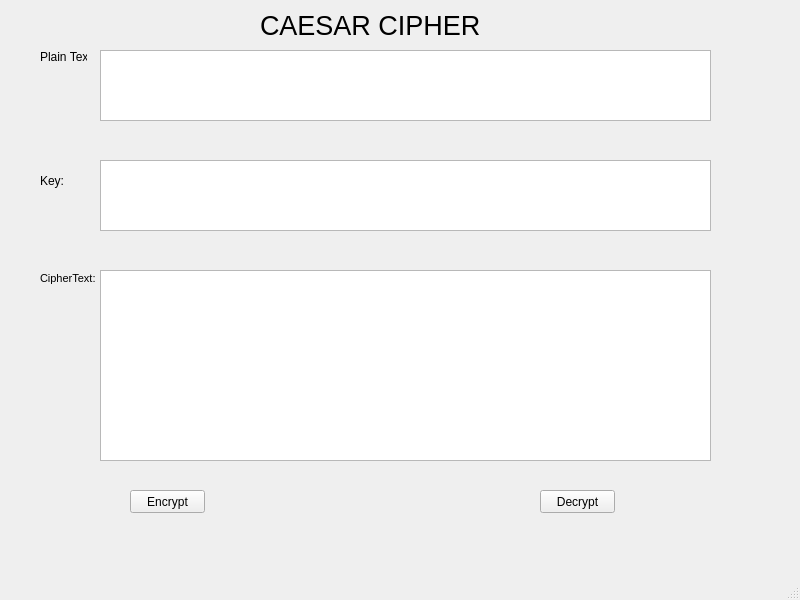
<?xml version="1.0" encoding="UTF-8"?>
<ui version="4.0">
 <class>MainWindow</class>
 <widget class="QMainWindow" name="MainWindow">
  <property name="geometry">
   <rect>
    <x>0</x>
    <y>0</y>
    <width>800</width>
    <height>600</height>
   </rect>
  </property>
  <property name="windowTitle">
   <string>MainWindow</string>
  </property>
  <widget class="QWidget" name="centralwidget">
   <widget class="QLabel" name="label">
    <property name="geometry">
     <rect>
      <x>40</x>
      <y>50</y>
      <width>47</width>
      <height>13</height>
     </rect>
    </property>
    <property name="text">
     <string>Plain Text:</string>
    </property>
   </widget>
   <widget class="QLabel" name="label_2">
    <property name="geometry">
     <rect>
      <x>40</x>
      <y>170</y>
      <width>51</width>
      <height>21</height>
     </rect>
    </property>
    <property name="text">
     <string>Key:</string>
    </property>
   </widget>
   <widget class="QLabel" name="label_3">
    <property name="geometry">
     <rect>
      <x>40</x>
      <y>270</y>
      <width>61</width>
      <height>16</height>
     </rect>
    </property>
    <property name="font">
     <font>
      <pointsize>8</pointsize>
     </font>
    </property>
    <property name="text">
     <string>CipherText:</string>
    </property>
   </widget>
   <widget class="QLabel" name="label_4">
    <property name="geometry">
     <rect>
      <x>260</x>
      <y>10</y>
      <width>221</width>
      <height>31</height>
     </rect>
    </property>
    <property name="font">
     <font>
      <pointsize>20</pointsize>
     </font>
    </property>
    <property name="text">
     <string>CAESAR CIPHER</string>
    </property>
   </widget>
   <widget class="QPushButton" name="btn_encrypt">
    <property name="geometry">
     <rect>
      <x>130</x>
      <y>490</y>
      <width>75</width>
      <height>23</height>
     </rect>
    </property>
    <property name="text">
     <string>Encrypt</string>
    </property>
   </widget>
   <widget class="QPushButton" name="btn_decrypt">
    <property name="geometry">
     <rect>
      <x>540</x>
      <y>490</y>
      <width>75</width>
      <height>23</height>
     </rect>
    </property>
    <property name="text">
     <string>Decrypt</string>
    </property>
   </widget>
   <widget class="QTextEdit" name="txt_plaintext">
    <property name="geometry">
     <rect>
      <x>100</x>
      <y>50</y>
      <width>611</width>
      <height>71</height>
     </rect>
    </property>
   </widget>
   <widget class="QTextEdit" name="txt_key">
    <property name="geometry">
     <rect>
      <x>100</x>
      <y>160</y>
      <width>611</width>
      <height>71</height>
     </rect>
    </property>
   </widget>
   <widget class="QTextEdit" name="txt_ciphertext">
    <property name="geometry">
     <rect>
      <x>100</x>
      <y>270</y>
      <width>611</width>
      <height>191</height>
     </rect>
    </property>
   </widget>
  </widget>
  <widget class="QMenuBar" name="menubar">
   <property name="geometry">
    <rect>
     <x>0</x>
     <y>0</y>
     <width>800</width>
     <height>21</height>
    </rect>
   </property>
  </widget>
  <widget class="QStatusBar" name="statusbar"/>
 </widget>
 <resources/>
 <connections/>
</ui>
